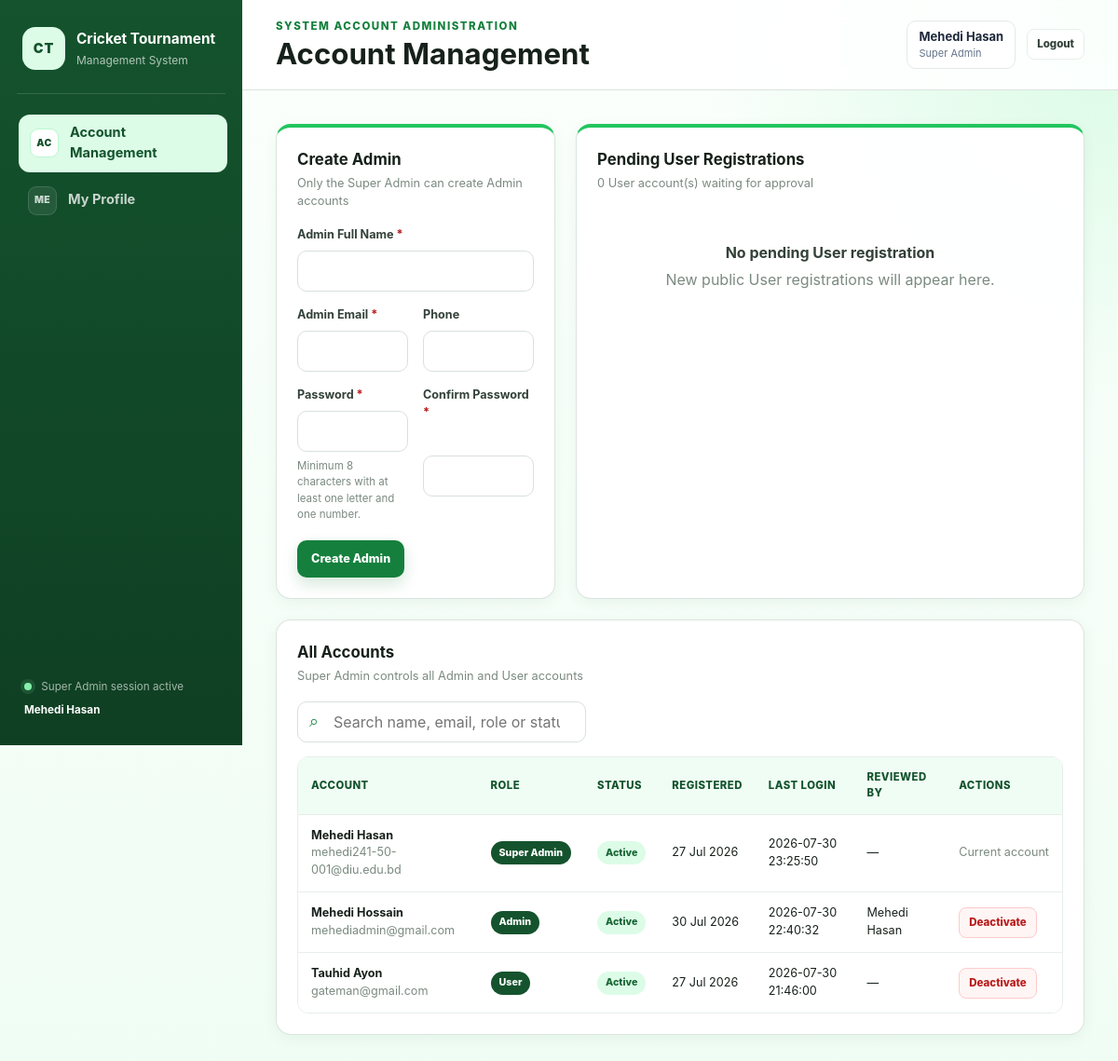
/users.php (signed in), run on the app's committed database.
### tables this page shows
CREATE TABLE `users` (
  `user_id` int NOT NULL,
  `full_name` varchar(100) NOT NULL,
  `email` varchar(190) NOT NULL,
  `password_hash` varchar(255) NOT NULL,
  `role` enum('super_admin','admin','user') NOT NULL DEFAULT 'user',
  `phone` varchar(30) DEFAULT NULL,
  `bio` varchar(500) DEFAULT NULL,
  `status` enum('pending','active','inactive','rejected') NOT NULL DEFAULT 'pending',
  `approved_by` int DEFAULT NULL,
  `approved_at` datetime DEFAULT NULL,
  `last_login_at` datetime DEFAULT NULL,
  `created_at` timestamp NOT NULL DEFAULT CURRENT_TIMESTAMP,
  `updated_at` timestamp NOT NULL DEFAULT CURRENT_TIMESTAMP ON UPDATE CURRENT_TIMESTAMP
);

### users.php (the view, shortened to what the rows shown need)
<?php
require_once __DIR__ . '/includes/bootstrap.php';
$isSuperAdmin = is_super_admin();
$allUsers = [];
if ($isSuperAdmin) {
    $allUsers = $pdo->query(
        'SELECT
            u.user_id,
            u.full_name,
            u.email,
            u.phone,
            u.role,
            u.status,
            u.last_login_at,
            u.created_at,
            u.approved_at,
            reviewer.full_name
                AS approved_by_name
         FROM users u
         LEFT JOIN users reviewer
            ON reviewer.user_id =
                u.approved_by
         ORDER BY
            CASE u.role
                WHEN \'super_admin\' THEN 1
                WHEN \'admin\' THEN 2
                ELSE 3
            END,
            CASE u.status
                WHEN \'pending\' THEN 1
                WHEN \'active\' THEN 2
                WHEN \'inactive\' THEN 3
                ELSE 4
            END,
            u.created_at DESC'
    )->fetchAll();
}
require __DIR__ .
    '/includes/header.php';
?>
<?php if ($isSuperAdmin): ?>
    <div class="grid grid-2">
        <section class="card card-accent">
            <div class="card-header">
                <div>
                    <h2>Create Admin</h2>
                </div>
            </div>
        </section>
        <section class="card card-accent">
<?php else: ?>
    <section class="card card-accent">
<?php endif; ?>
        <div class="card-header">
            <div>
                <h2>
                    Pending User Registrations
                </h2>
            </div>
        </div>
<?php if ($isSuperAdmin): ?>
        </section>
    </div>
<?php else: ?>
    </section>
<?php endif; ?>
<?php if ($isSuperAdmin): ?>
    <section
        class="card"
        style="margin-top: 22px;"
    >
        <div class="card-header">
            <div>
                <h2>All Accounts</h2>
            </div>
        </div>
        <div class="table-wrap">
            <table id="usersTable">
                <thead>
                <tr>
                    <th>Account</th>
                    <th>Role</th>
                    <th>Status</th>
                    <th>Registered</th>
                    <th>Last Login</th>
                    <th>Reviewed By</th>
                    <th>Actions</th>
                </tr>
                </thead>
                <tbody>
                <?php foreach (
                    $allUsers as $user
                ): ?>
                    <tr>
                        <td>
                            <strong>
                                <?= h($user['full_name']) ?>
                            </strong>
                            <br>
                            <span class="muted">
                                <?= h($user['email']) ?>
                            </span>
                        </td>
                        <td>
                            <span class="badge badge-dark">
                                <?= h(
                                    role_label(
                                        (string) $user['role']
                                    )
                                ) ?>
                            </span>
                        </td>
                        <td>
                            <?php if (
                                $user['status'] === 'active'
                            ): ?>
                                <span class="badge badge-success">
                                    Active
                                </span>
                            <?php elseif (
                                $user['status'] === 'pending'
                            ): ?>
                                <span class="badge badge-warning">
                                    Pending
                                </span>
                            <?php elseif (
                                $user['status'] === 'rejected'
                            ): ?>
                                <span class="badge badge-danger">
                                    Rejected
                                </span>
                            <?php else: ?>
                                <span class="badge badge-muted">
                                    Inactive
                                </span>
                            <?php endif; ?>
                        </td>
                        <td>
                            <?= h(
                                format_date(
                                    substr(
                                        (string) $user['created_at'],
                                        0,
                                        10
                                    )
                                )
                            ) ?>
                        </td>
                        <td>
                            <?= $user['last_login_at']
                                ? h($user['last_login_at'])
                                : '—' ?>
                        </td>
                        <td>
                            <?= h(
                                $user['approved_by_name']
                                ?? '—'
                            ) ?>
                        </td>
                        <td>
                            <div class="table-actions">
                                <?php if (
                                    (int) $user['user_id'] ===
                                    current_user_id()
                                ): ?>
                                    <span class="muted">
                                        Current account
                                    </span>
                                <?php elseif (
                                    $user['role'] ===
                                    'super_admin'
                                ): ?>
                                    <span class="muted">
                                        Protected
                                    </span>
                                <?php elseif (
                                    $user['status'] === 'active'
                                ): ?>
                                    <form
                                        method="post"
                                        class="inline-form"
                                        data-confirm="Deactivate this account?"
                                    >
                                        <button
                                            type="submit"
                                            class="btn btn-danger btn-sm"
                                        >
                                            Deactivate
                                        </button>
                                    </form>
                                <?php endif; ?>
                            </div>
                        </td>
                    </tr>
                <?php endforeach; ?>
                </tbody>
            </table>
        </div>
    </section>
<?php endif; ?>
<?php require __DIR__ . '/includes/footer.php'; ?>

### data on the page
users: full_name "Mehedi Hasan", email "mehedi241-50-001@diu.edu.bd", role "Super Admin", status "Active", created_at "27 Jul 2026", last_login_at "2026-07-30 23:25:50", approved_by_name "—", shows "Current account"
users: full_name "Mehedi Hossain", email "mehediadmin@gmail.com", role "Admin", status "Active", created_at "30 Jul 2026", last_login_at "2026-07-30 22:40:32", approved_by.full_name "Mehedi Hasan"
users: full_name "Tauhid Ayon", email "gateman@gmail.com", role "User", status "Active", created_at "27 Jul 2026", last_login_at "2026-07-30 21:46:00", approved_by_name "—"

### other printed values
$item['icon'] "AC"
$item['label'] "Account Management"
$item['icon'] "ME"
$item['label'] "My Profile"
role_label() "Super Admin"
current_user_name() "Mehedi Hasan"
$portalLabel "SYSTEM ACCOUNT ADMINISTRATION"
$pageTitle "Account Management"
count($pendingUsers) "0"
